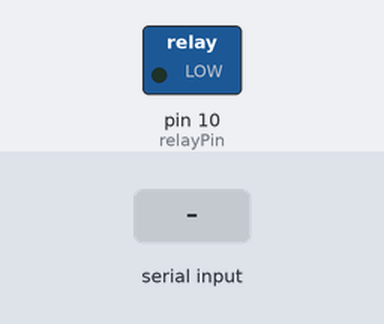
The sketch below on a simulated Arduino Uno, built with avr-gcc and run on an emulated ATmega328P. Parts: switched loads named in the sketch (green lamp = pin HIGH). Inputs (shaded band) come from the test bench.

Above: at 1.2 s.
1.3 s: "1" received over Serial
At 2.5 s:
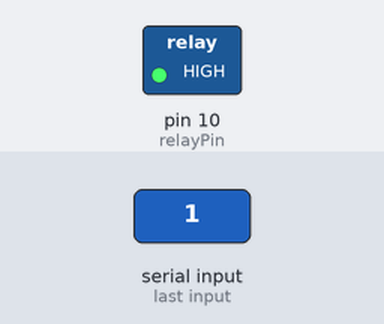
2.8 s: "0" received over Serial
At 3.6 s:
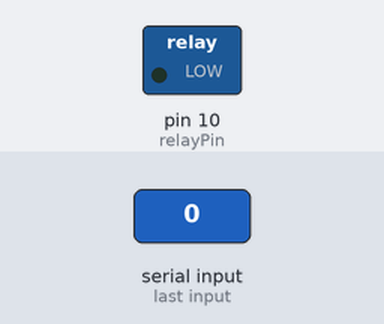
Timing chart, 0 to 5.8 s (numbered marks = the images above; inputs shaded):
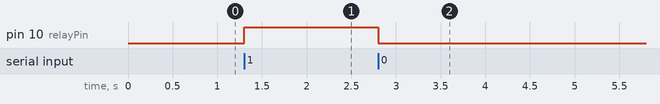

The sketch:

adruiocode.ino
```cpp
#include <Wire.h>
#include <LiquidCrystal_I2C.h>

// Define the pin for controlling the relay
const int relayPin = 10;
char receivedChar ;

void setup() {
  pinMode(relayPin, OUTPUT);
  Serial.begin(9600);
      // Clear the LCD initially
}

void loop() {
  if (Serial.available() > 0) {
    receivedChar = Serial.read();

    if (receivedChar == '1') {
      // Activate the relay to open the door lock
      digitalWrite(relayPin, HIGH);

    } else if (receivedChar == '0') {
      // Deactivate the relay to close the door lock
      digitalWrite(relayPin, LOW);
    }
  }
}
```

Measured:
- after the input at 1.3 s, pin 10 (relayPin): LOW → HIGH at once
- after the input at 2.8 s, pin 10 (relayPin): HIGH → LOW at once
